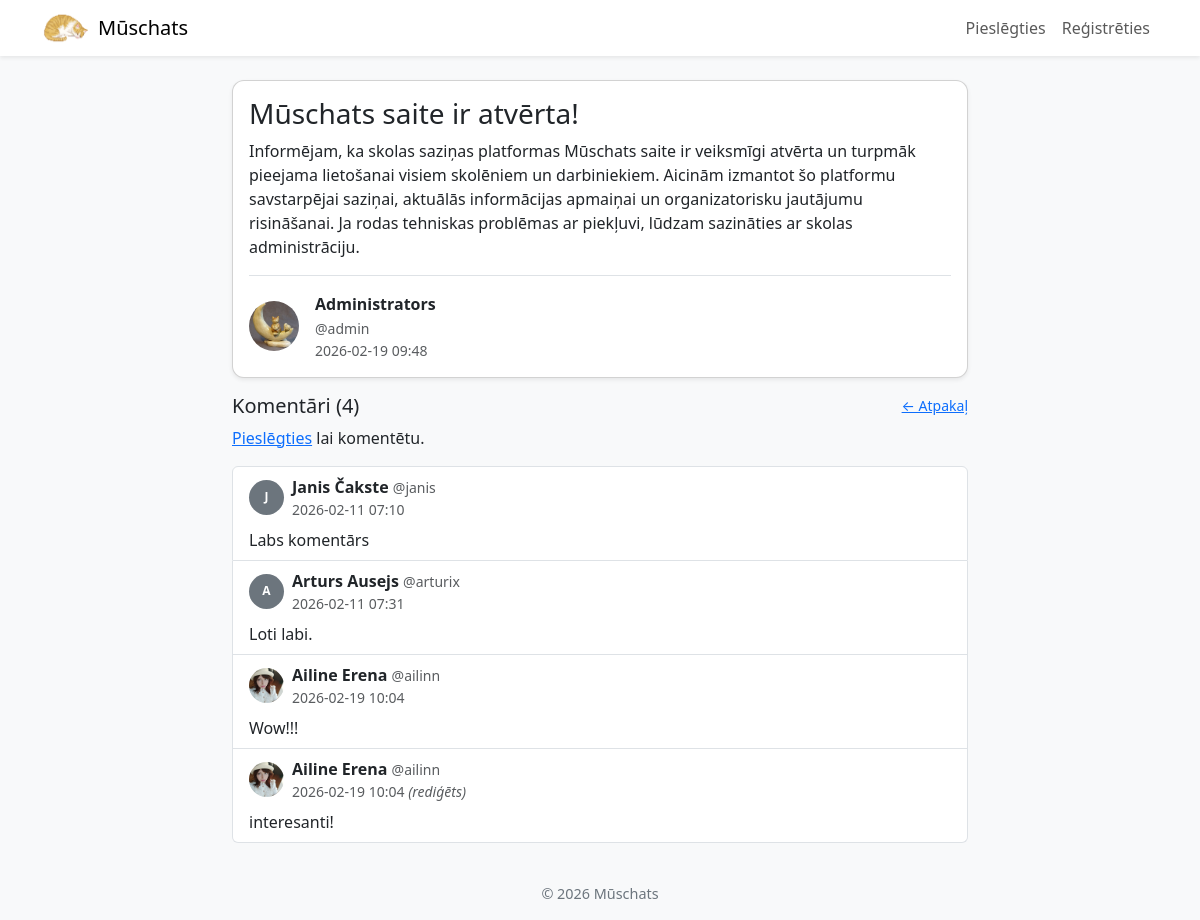
/diskusijas/1, run on an earlier commit of the app's database.
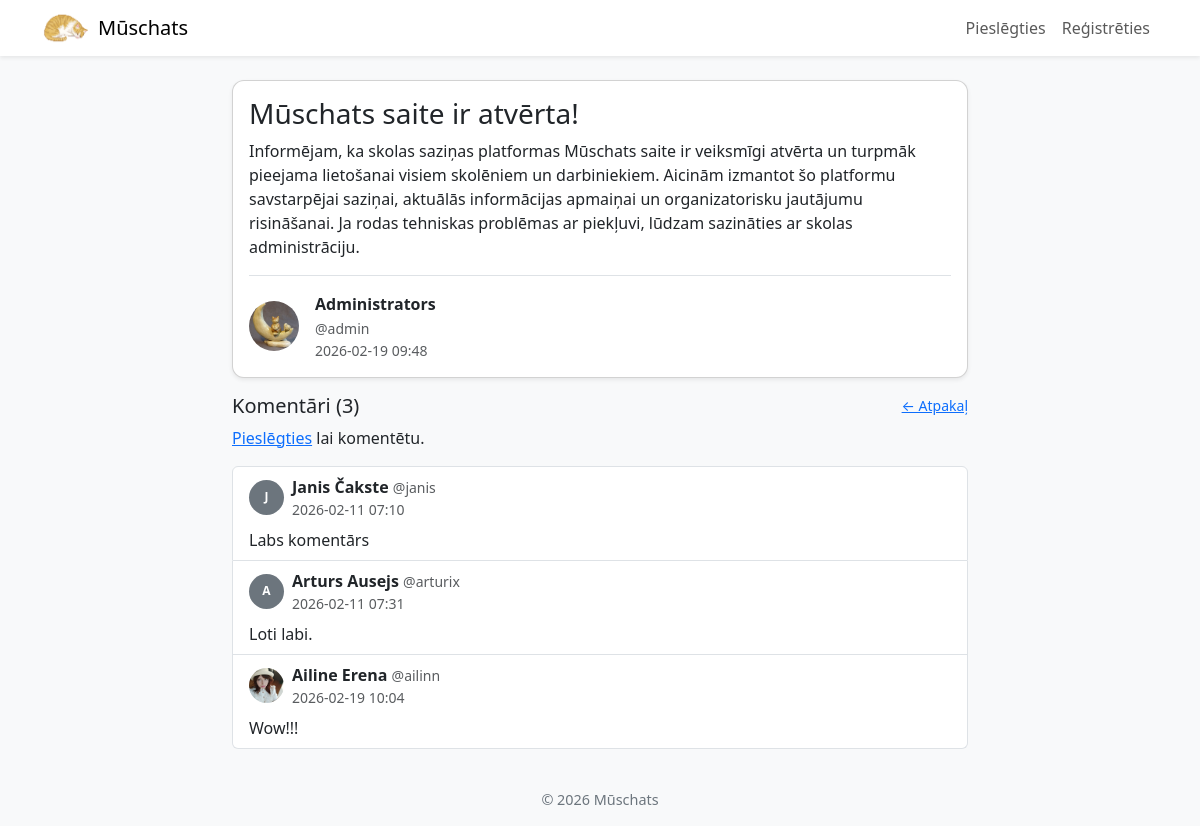
And on a later commit of the database.
### app.py (models this page shows)
class Diskusijas(db.Model):
    id = db.Column(db.Integer, primary_key=True)
    virsraksts = db.Column(db.String(200), nullable=False)
    saturs = db.Column(db.Text, nullable=False)
    lietotaja_id = db.Column(db.Integer, db.ForeignKey('lietotaji.id'), nullable=False)
    datums = db.Column(db.DateTime, default=datetime.utcnow)
    ir_redigets = db.Column(db.Boolean, default=False)
    redigets_datums = db.Column(db.DateTime, nullable=True)
    komentari = db.relationship('Komentari', backref='diskusija', lazy=True, cascade='all, delete-orphan')
    lietotajs = db.relationship('Lietotaji', backref='diskusijas')

class Lietotaji(db.Model):
    id = db.Column(db.Integer, primary_key=True)
    lietotajvards = db.Column(db.String(80), unique=True, nullable=False)
    parole = db.Column(db.String(255), nullable=False)
    vards = db.Column(db.String(80), nullable=False)
    uzvards = db.Column(db.String(80), nullable=False)
    loma = db.Column(db.String(80), nullable=False)
    konta_bilde = db.Column(db.String(255), nullable=True)
    bio = db.Column(db.Text, nullable=True)
    epasts = db.Column(db.String(120), nullable=False, unique=True)
    ir_apstiprinats = db.Column(db.Boolean, default=True)

class Komentari(db.Model):
    id = db.Column(db.Integer, primary_key=True)
    saturs = db.Column(db.Text, nullable=False)
    lietotaja_id = db.Column(db.Integer, db.ForeignKey('lietotaji.id'), nullable=False)
    diskusijas_id = db.Column(db.Integer, db.ForeignKey('diskusijas.id'), nullable=False)
    datums = db.Column(db.DateTime, default=datetime.utcnow)
    ir_redigets = db.Column(db.Boolean, default=False)
    redigets_datums = db.Column(db.DateTime, nullable=True)
    lietotajs = db.relationship('Lietotaji', backref='komentari')

### app.py (the view, shortened to what this page needs)
@app.route("/diskusijas/<int:diskusijas_id>", methods=["GET", "POST"])
def diskusija(diskusijas_id):
    diskusija = Diskusijas.query.get_or_404(diskusijas_id)
    return render_template("diskusija.html", diskusija=diskusija, ir_piesledzis='lietotajvards' in session)

### app.py (called while the page is built)
@app.context_processor
def inject_common():
    return {
        'ir_piesledzis': 'lietotajvards' in session,
        'current_year': datetime.utcnow().year
    }

### templates/diskusija.html (shortened to what this page needs)
{% extends "layout.html" %}
{% block content %}
    <div class="row justify-content-center">
        <div class="col-12 col-lg-8">
            <div class="card mb-3 shadow-sm">
                <div class="card-body">
                    <h3 class="card-title">{{ diskusija.virsraksts }}</h3>
                    <p class="card-text">{{ diskusija.saturs }}</p>
                    <div class="d-flex align-items-center mt-3 pt-3 border-top justify-content-between">
                        <div class="d-flex align-items-center">
                            <a href="{{ url_for('profils', lietotaja_vards=diskusija.lietotajs.lietotajvards) }}" class="text-decoration-none">
                                {% if diskusija.lietotajs.konta_bilde %}
                                    <img src="{{ url_for('static', filename='uploads/' + diskusija.lietotajs.konta_bilde) }}" alt="konts" class="rounded-circle me-3" style="width: 50px; height: 50px; object-fit: cover;">
                                {% else %}
                                    <div class="rounded-circle bg-secondary me-3 d-flex align-items-center justify-content-center" style="width: 50px; height: 50px; color: white; font-weight: bold;">{{ diskusija.lietotajs.vards[0] }}</div>
                                {% endif %}
                            </a>
                            <div>
                                <div><strong>{{ diskusija.lietotajs.vards }} {{ diskusija.lietotajs.uzvards }}</strong></div>
                                <a href="{{ url_for('profils', lietotaja_vards=diskusija.lietotajs.lietotajvards) }}" class="text-muted small text-decoration-none">@{{ diskusija.lietotajs.lietotajvards }}</a>
                                <div class="text-muted small">{{ diskusija.datums.strftime('%Y-%m-%d %H:%M') }}
                                </div>
                            </div>
                        </div>
                    </div>
                </div>
            </div>
            <div class="d-flex justify-content-between align-items-center mb-2">
                <h5 class="mb-0">Komentāri ({{ diskusija.komentari|length }})</h5>
                <a href="{{ url_for('index') }}" class="small">← Atpakaļ</a>
            </div>
            {% if ir_piesledzis %}
                <div class="card mb-3">
                    <div class="card-body">
                        <form method="POST">
                            <div class="mb-3">
                                <textarea name="saturs" class="form-control" placeholder="Pievieno komentāru..." minlength="2" maxlength="500" required rows="3"></textarea>
                            </div>
                            <div class="text-end">
                                <button class="btn btn-primary btn-sm" type="submit">Sūtīt komentāru</button>
                            </div>
                        </form>
                    </div>
                </div>
            {% else %}
                <p><a href="{{ url_for('login') }}">Pieslēgties</a> lai komentētu.</p>
            {% endif %}
            {% if diskusija.komentari %}
                <div class="list-group">
                    {% for k in diskusija.komentari %}
                        <div class="list-group-item">
                            <div class="d-flex align-items-center justify-content-between mb-2">
                                <div class="d-flex align-items-center">
                                    <a href="{{ url_for('profils', lietotaja_vards=k.lietotajs.lietotajvards) }}" class="text-decoration-none">
                                        {% if k.lietotajs.konta_bilde %}
                                            <img src="{{ url_for('static', filename='uploads/' + k.lietotajs.konta_bilde) }}" alt="profils" class="rounded-circle me-2" style="width: 35px; height: 35px; object-fit: cover;">
                                        {% else %}
                                            <div class="rounded-circle bg-secondary me-2 d-flex align-items-center justify-content-center" style="width: 35px; height: 35px; color: white; font-weight: bold; font-size: 12px;">{{ k.lietotajs.vards[0] }}</div>
                                        {% endif %}
                                    </a>
                                    <div>
                                        <strong>{{ k.lietotajs.vards }} {{ k.lietotajs.uzvards }}</strong>
                                        <a href="{{ url_for('profils', lietotaja_vards=k.lietotajs.lietotajvards) }}" class="text-muted small text-decoration-none">@{{ k.lietotajs.lietotajvards }}</a>
                                        <div class="text-muted small">{{ k.datums.strftime('%Y-%m-%d %H:%M') }}
                                            {% if k.ir_redigets %}
                                                <em>(rediģēts)</em>
                                            {% endif %}
                                        </div>
                                    </div>
                                </div>
                            </div>
                            <p class="mb-0">{{ k.saturs }}</p>
                        </div>
                    {% endfor %}
                </div>
            {% else %}
                <p class="text-muted">Nav neviena komentāra.</p>
            {% endif %}
        </div>
    </div>
{% endblock %}

### templates/layout.html (shortened to what this page needs)
<!DOCTYPE html>
<html lang="lv">
<head>
    <link href="https://cdn.jsdelivr.net/npm/bootstrap@5.3.1/dist/css/bootstrap.min.css" rel="stylesheet">
</head>
<body>
  <nav class="navbar navbar-expand-lg navbar-light bg-white shadow-sm">
    <div class="container">
      <a class="navbar-brand d-flex align-items-center" href="{{ url_for('index') }}">
        <img src="{{ url_for('static', filename='cat.gif') }}" alt="" style="width:48px;height:30px;" class="me-2">
        <span>Mūschats</span>
      </a>
      <div class="collapse navbar-collapse" id="mainNav">
        <ul class="navbar-nav ms-auto align-items-center">
          {% if ir_piesledzis %}
            <a href="{{ url_for('konts') }}" class="text-decoration-none">
                <li class="nav-item d-flex align-items-center me-3">
                {% if session.get('konta_bilde') %}
                  <img src="{{ url_for('static', filename='uploads/' + session.get('konta_bilde')) }}" alt="" class="rounded-circle me-2" style="width:34px;height:34px;object-fit:cover;">
                {% endif %}
                <span>Sveiki, <strong>{{ session['vards'] }}</strong></span>
              </li>
            </a>
            <li class="nav-item"><a class="nav-link" href="{{ url_for('jauna_diskusija') }}">Jauna diskusija</a></li>
            {% if session.get('loma') == 'Administrators' %}
              <li class="nav-item"><a class="nav-link" href="{{ url_for('admin_panel') }}">Admins</a></li>
            {% endif %}
            <li class="nav-item"><a class="nav-link" href="{{ url_for('logout') }}">Atteikties</a></li>
          {% else %}
            <li class="nav-item"><a class="nav-link" href="{{ url_for('login') }}">Pieslēgties</a></li>
            <li class="nav-item"><a class="nav-link" href="{{ url_for('register') }}">Reģistrēties</a></li>
          {% endif %}
        </ul>
      </div>
    </div>
  </nav>
  <main class="container py-4">
    {% block content %}{% endblock %}
  </main>
  <footer class="site-footer text-center py-3">
    <div class="container">© {{ current_year if current_year is defined else '' }} Mūschats</div>
  </footer>
</body>
</html>

### templates/layout.html (style rules this page uses)
body { background: #f8f9fa; }
.card { border-radius: .75rem; }
.site-footer { font-size: .9rem; color:#6c757d; }

What changed in the data, as far as the page shows it:
removed Komentari: konta_bilde (picture), lietotajs.vards "Ailine", lietotajs.uzvards "Erena", lietotajs.lietotajvards "ailinn", datums "2026-02-19 10:04", ir_redigets "(rediģēts)", saturs "interesanti!"
Also different on the page:
{{ diskusija.komentari|length }}: "4" → "3"
